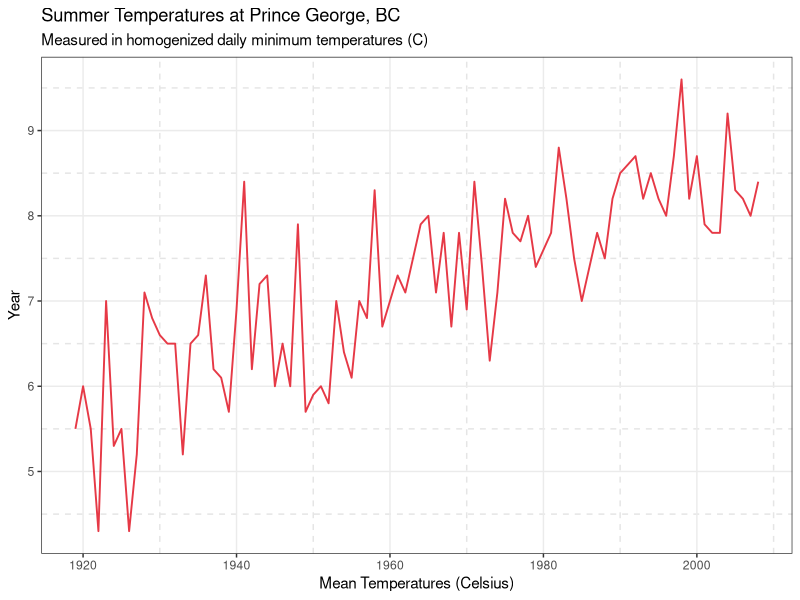
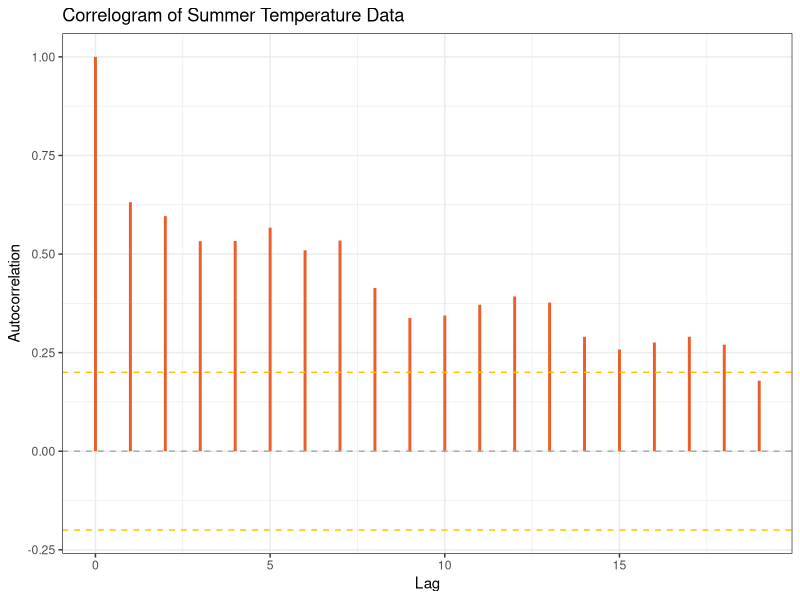
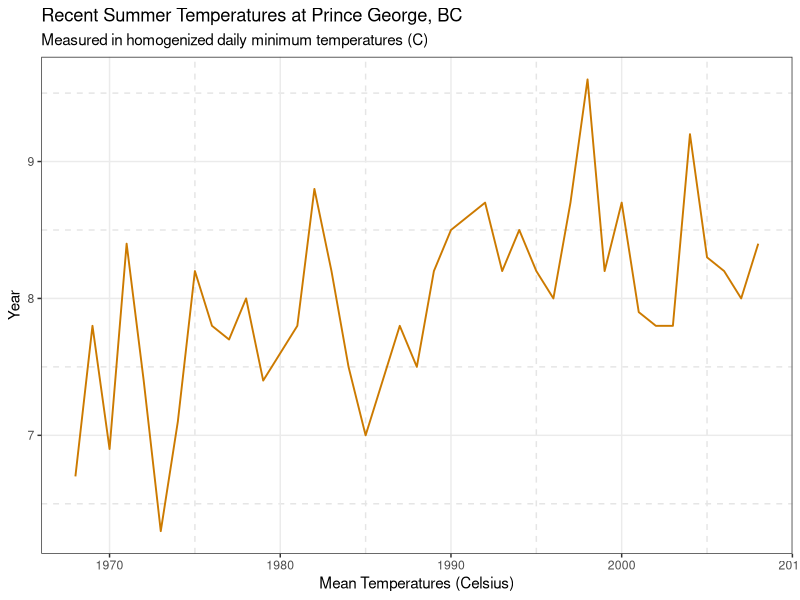
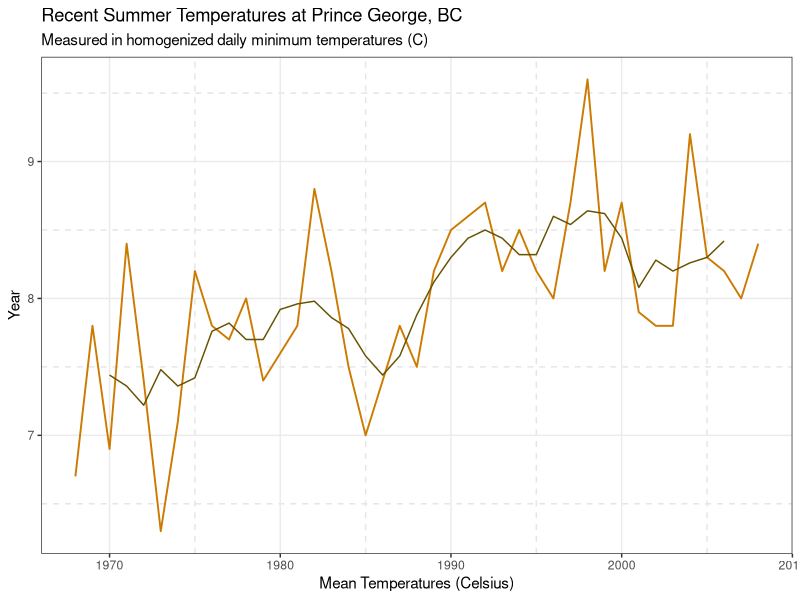
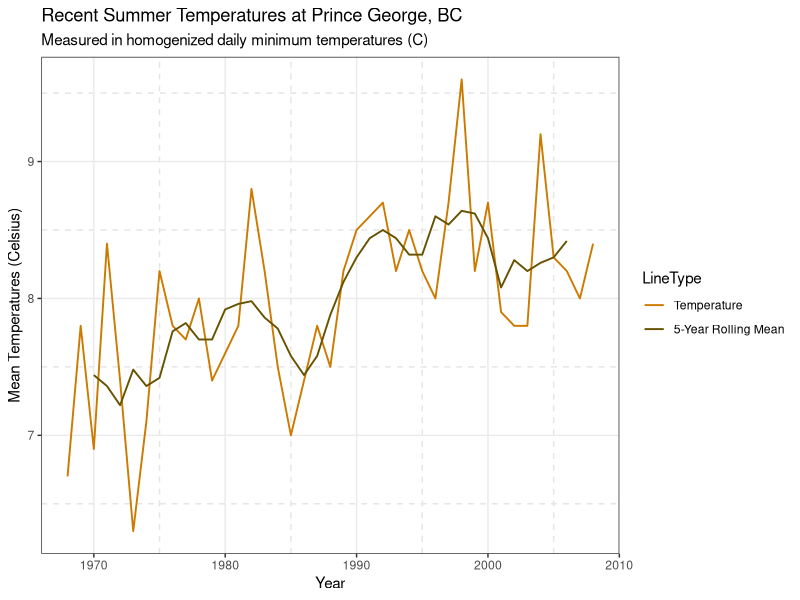
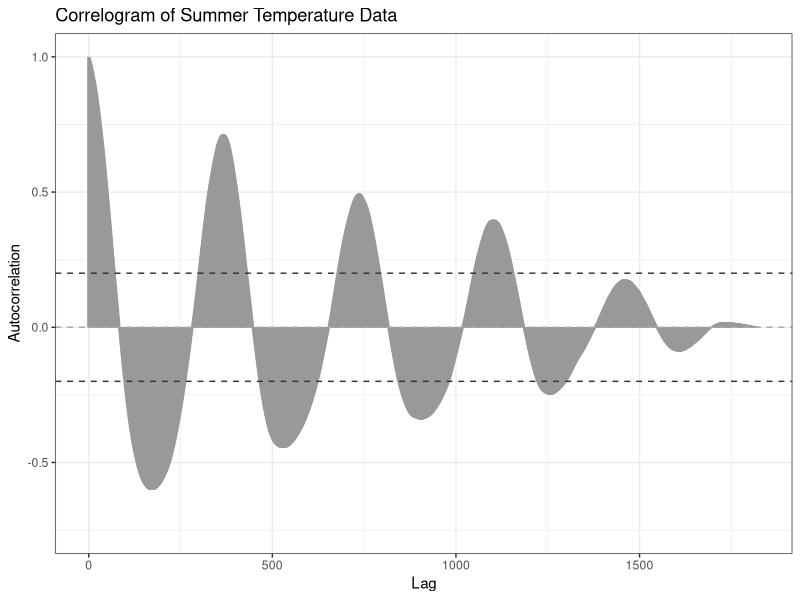
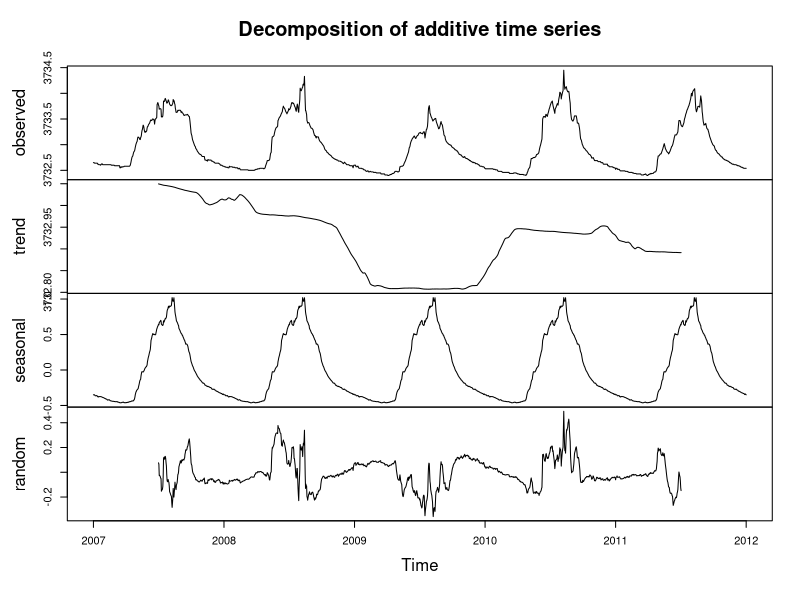
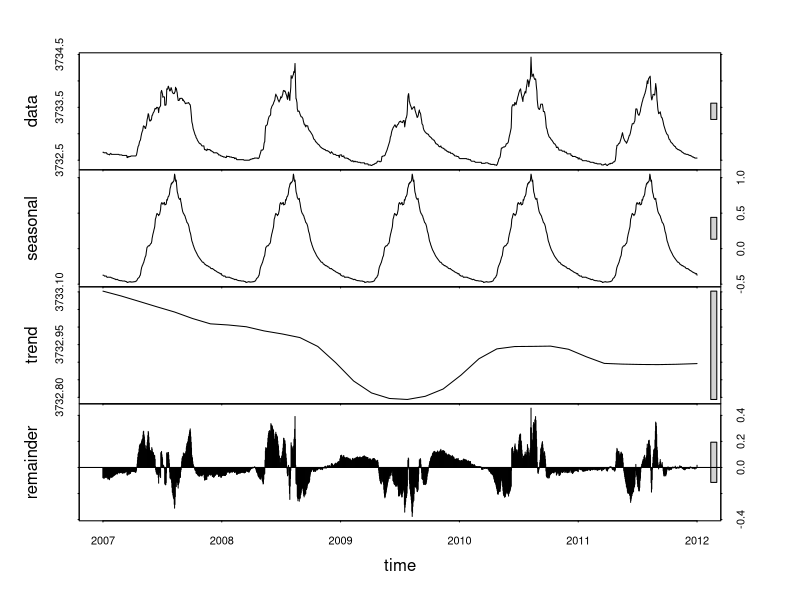

The R source for these figures, in order:
## ---- chunk 1
knitr::opts_chunk$set(echo = TRUE)
library(zoo)
library(tseries)
library(ggplot2)
library(reshape2)
## ---- chunk 2
df1 = read.csv("dataTempPG.csv")
## ---- chunk 3
summer_data = df1$Summer

# the data are yearly starting in 1919
summer_series = ts(data = summer_data,
                   start = c(1919),
                   frequency = 1)
## ---- chunk 4
p1data = fortify.zoo(summer_series)
p1 <- ggplot(p1data, aes(x = Index, y = summer_series)) +
  geom_line(color = "#E63946", linewidth = 0.65) +
  labs(
    title = "Summer Temperatures at Prince George, BC",
    subtitle = "Measured in homogenized daily minimum temperatures (C)",
    x = "Mean Temperatures (Celsius)",
    y = "Year"
  ) + theme_bw() +
  theme(panel.grid.minor = element_line(
    color = "grey90",
    linetype = "dashed",
    linewidth = 0.5
  ))
print(p1)
## ---- chunk 5

p2data = data.frame(
  h = 0:19,
  rh = acf(summer_series, plot = FALSE)$acf
)

p2 <- ggplot(p2data, aes(x = h, y = rh)) +
  geom_segment(aes(xend = h, yend = 0),
               color = "#eb5e28",
               linewidth = 1) +
  geom_hline(yintercept = 0.2, linetype = "dashed", col = "#ffbd00")+
  geom_hline(yintercept = -0.2, linetype = "dashed", col = "#ffbd00")+
  ylim(-0.2, 1)+
  geom_hline(yintercept = 0,
             linetype = "dashed",
             color = "darkgray") +
  labs(x = "Lag", y = "Autocorrelation", 
       title = "Correlogram of Summer Temperature Data") +
  theme_bw()
print(p2)
## ---- chunk 6
 subset = window(summer_series, start = 1968, end = 2008)
## ---- chunk 7
p3data <- fortify.zoo(subset)
p3 <- ggplot(p3data, aes(x = Index, y = subset)) +
  geom_line(color = "#cc7a00", linewidth = 0.65) +
  labs(
    title = "Recent Summer Temperatures at Prince George, BC",
    subtitle = "Measured in homogenized daily minimum temperatures (C)",
    x = "Mean Temperatures (Celsius)",
    y = "Year"
  ) + theme_bw() +
  theme(panel.grid.minor = element_line(
    color = "grey90",
    linetype = "dashed",
    linewidth = 0.5
  ))
print(p3)
## ---- chunk 8
df_roll_mean = data.frame(RollingMean = rollmean(subset, k = 5, fill = NA),
                          Time = p3data$Index)
p3 = p3 + geom_line(
  data = df_roll_mean,
  aes(x = Time, y = RollingMean),
  color = "#665200",
  na.rm = TRUE
)
print(p3)

## ---- chunk 9

p4df = data.frame(
  subset = p3data$subset,
  rollmea = rollmean(subset, k = 5, fill = NA),
  Index = p3data$Index
)
p4df_long <- melt(p4df, id.vars = "Index", variable.name = "LineType", value.name = "Value")

p4 <- ggplot(p4df_long, aes(x = Index, y = Value, color = LineType)) +
  geom_line(linewidth = 0.65) +
  labs(
    title = "Recent Summer Temperatures at Prince George, BC",
    subtitle = "Measured in homogenized daily minimum temperatures (C)",
    x = "Year",
    y = "Mean Temperatures (Celsius)"
  ) + 
  theme_bw() +
  scale_color_manual(
    values = c("subset" = "#cc7a00", "rollmea" = "#665200"),
    labels = c("Temperature", "5-Year Rolling Mean")
  ) +
  theme(panel.grid.minor = element_line(
    color = "grey90",
    linetype = "dashed",
    linewidth = 0.5
  ))

print(p4)
## ---- chunk 10
df2 = read.csv("LakeLevels.csv")

lakeseries = ts(df2$LakeLevel, 
                start = c(2007, 1),
                frequency = 365)
## ---- chunk 11

p5data = data.frame(
  h = 0:(nrow(df2)-1),
  rh = acf(lakeseries, lag.max = nrow(df2), plot = FALSE)$acf
)

p5 <- ggplot(p5data, aes(x = h, y = rh)) +
  geom_segment(aes(xend = h, yend = 0),
               color = "grey60",
               size = 1) +
  geom_hline(yintercept = 0.2, linetype = "dashed", col = "grey20")+
  geom_hline(yintercept = -0.2, linetype = "dashed", col = "grey20")+
  ylim(-0.75, 1)+
  geom_hline(yintercept = 0,
             linetype = "dashed",
             color = "darkgray") +
  labs(x = "Lag", y = "Autocorrelation", 
       title = "Correlogram of Summer Temperature Data") +
  theme_bw()
print(p5)
## ---- chunk 12
decomp = decompose(lakeseries, "additive")
## ---- chunk 13
plot(decomp)
## ---- chunk 14
decomp_loess = stl(lakeseries, s.window = "periodic")
## ---- chunk 15
plot(decomp_loess)
